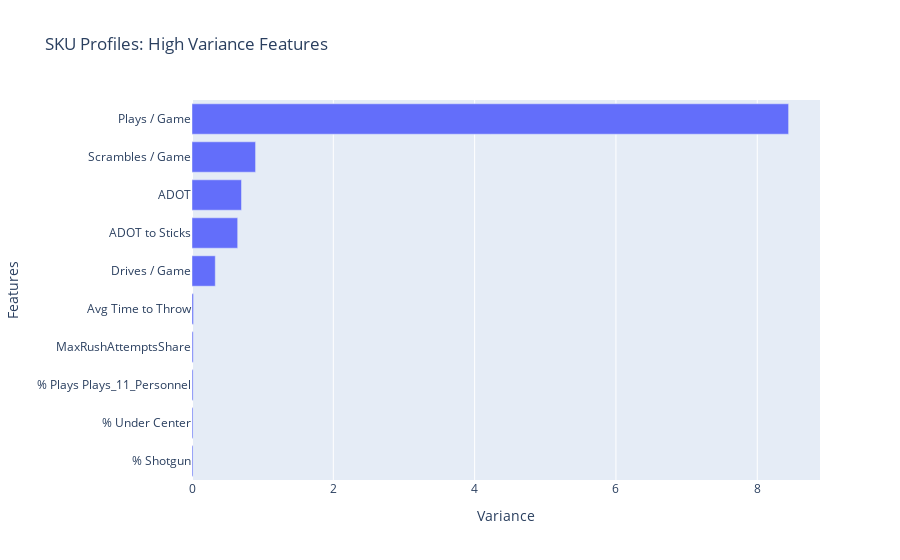
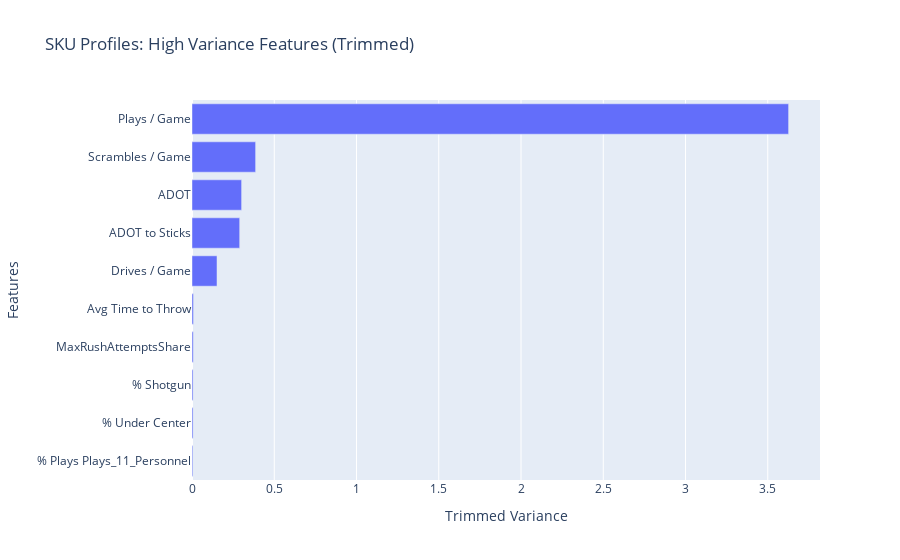

The notebook cell saved with these charts, in order:
### Code cell
''' Variance '''

# Calculate variance, get 10 largest features
top_ten_variance = offense_tendencies[OFFENSE_FEATURES].var().sort_values().tail(10)

# Create horizontal bar chart of `top_ten_var`
fig = px.bar(
    x=top_ten_variance,
    y=top_ten_variance.index,
    title="Offense Tendencies: High Variance Features"
)
fig.update_layout(xaxis_title="Variance", yaxis_title="Features")
fig.show()

# Calculate trimmed variance
top_ten_trim_variance = offense_tendencies[OFFENSE_FEATURES].apply(trimmed_var).sort_values().tail(10)

# Create horizontal bar chart of `top_ten_trim_var`
fig = px.bar(
    x=top_ten_trim_variance,
    y=top_ten_trim_variance.index,
    title="Offense Tendencies: High Variance Features (Trimmed)"
)
fig.update_layout(xaxis_title="Trimmed Variance", yaxis_title="Features")
fig.show()

### Figure 1 — Plotly figure (JSON) as saved in the notebook; plotly's stock layout.template omitted (floating-point values rounded to 4 significant figures)
{"data": [{"hovertemplate": "x=%{x}<br>y=%{y}<extra></extra>", "legendgroup": "", "marker": {"color": "#636efa", "pattern": {"shape": ""}}, "name": "", "orientation": "h", "showlegend": false, "textposition": "auto", "type": "bar", "x": [0.01459, 0.01459, 0.01552, 0.01697, 0.0215, 0.3295, 0.6464, 0.7005, 0.8996, 8.444], "xaxis": "x", "y": ["% Shotgun", "% Under Center", "% Plays Plays_11_Personnel", "MaxRushAttemptsShare", "Avg Time to Throw", "Drives / Game", "ADOT to Sticks", "ADOT", "Scrambles / Game", "Plays / Game"], "yaxis": "y"}], "layout": {"barmode": "relative", "legend": {"tracegroupgap": 0}, "title": {"text": "SKU Profiles: High Variance Features"}, "xaxis": {"anchor": "y", "domain": [0, 1], "title": {"text": "Variance"}}, "yaxis": {"anchor": "x", "domain": [0, 1], "title": {"text": "Features"}}}}

### Figure 2 — Plotly figure (JSON) as saved in the notebook; plotly's stock layout.template omitted (floating-point values rounded to 4 significant figures)
{"data": [{"hovertemplate": "x=%{x}<br>y=%{y}<extra></extra>", "legendgroup": "", "marker": {"color": "#636efa", "pattern": {"shape": ""}}, "name": "", "orientation": "h", "showlegend": false, "textposition": "auto", "type": "bar", "x": [0.005064, 0.00643, 0.00643, 0.007623, 0.008837, 0.152, 0.2898, 0.3016, 0.3867, 3.627], "xaxis": "x", "y": ["% Plays Plays_11_Personnel", "% Under Center", "% Shotgun", "MaxRushAttemptsShare", "Avg Time to Throw", "Drives / Game", "ADOT to Sticks", "ADOT", "Scrambles / Game", "Plays / Game"], "yaxis": "y"}], "layout": {"barmode": "relative", "legend": {"tracegroupgap": 0}, "title": {"text": "SKU Profiles: High Variance Features (Trimmed)"}, "xaxis": {"anchor": "y", "domain": [0, 1], "title": {"text": "Trimmed Variance"}}, "yaxis": {"anchor": "x", "domain": [0, 1], "title": {"text": "Features"}}}}
